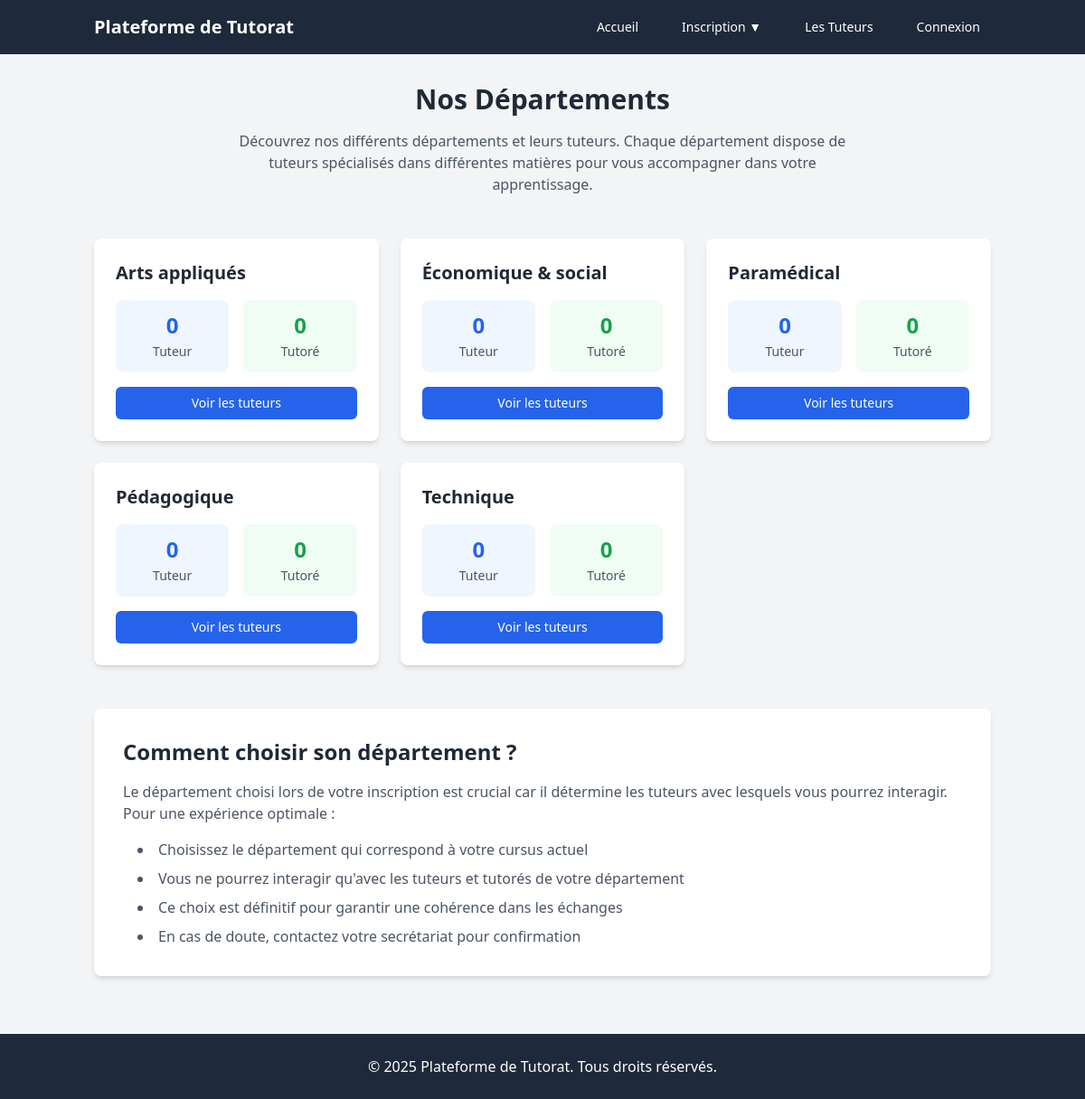
The page /departments.php on the database as committed earlier.
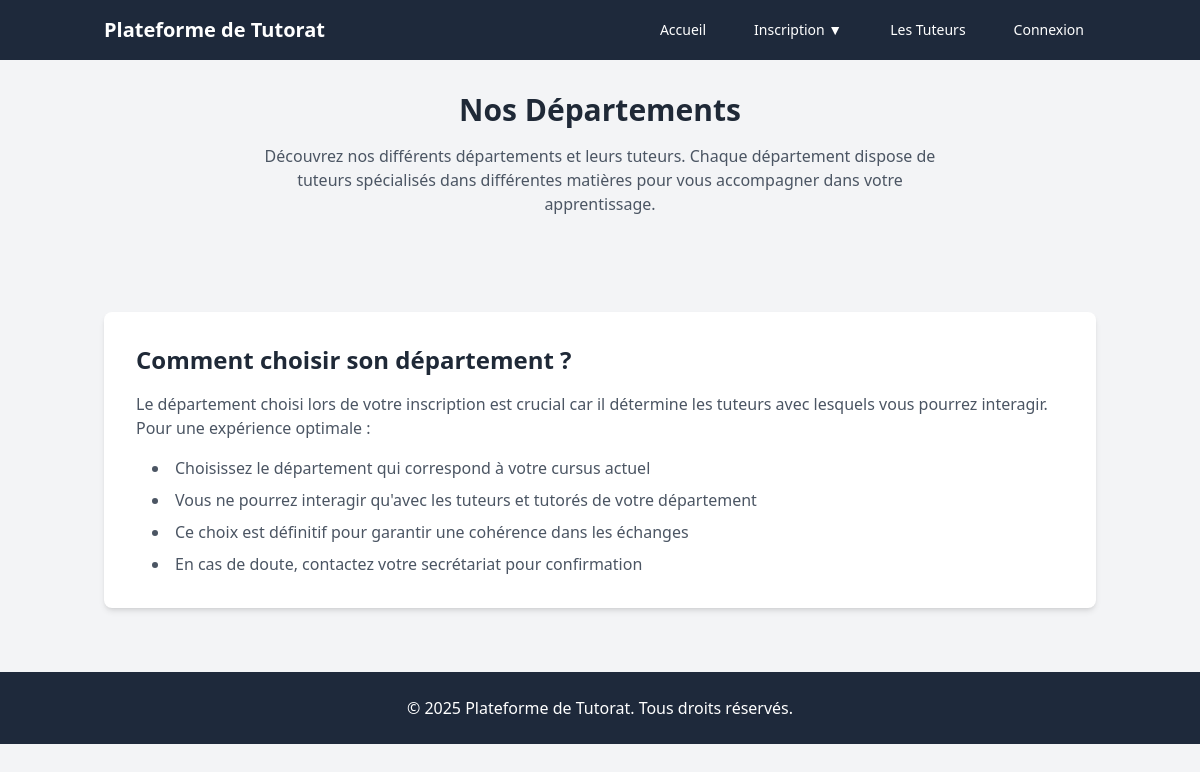
The same page on the database as committed later.
### tables this page shows
CREATE TABLE `departments` (
  `id` int(11) NOT NULL,
  `name` varchar(50) NOT NULL
);

### departments.php (the view, shortened to what this page needs)
<?php
$db = Database::getInstance()->getConnection();
$query = "
    SELECT
        d.id,
        d.name,
        COUNT(DISTINCT CASE WHEN u.user_type = 'tutor' THEN u.id END) as tutor_count,
        COUNT(DISTINCT CASE WHEN u.user_type = 'tutee' THEN u.id END) as tutee_count
    FROM departments d
    LEFT JOIN users u ON d.id = u.department_id
    GROUP BY d.id
    ORDER BY d.name
";
$departments = $db->query($query)->fetchAll();
require_once 'includes/header.php';
?>
<main class="container mx-auto px-4 py-8">
    <div class="text-center mb-12">
        <h1 class="text-3xl font-bold text-gray-800 mb-4">Nos Départements</h1>
        <p class="text-gray-600 max-w-2xl mx-auto">
            Découvrez nos différents départements et leurs tuteurs. Chaque département dispose de tuteurs spécialisés
            dans différentes matières pour vous accompagner dans votre apprentissage.
        </p>
    </div>
    <div class="grid md:grid-cols-2 lg:grid-cols-3 gap-6">
        <?php foreach ($departments as $dept): ?>
            <div class="bg-white rounded-lg shadow-md overflow-hidden hover:shadow-lg transition-shadow">
                <div class="p-6">
                    <h2 class="text-xl font-bold text-gray-800 mb-4">
                        <?php echo htmlspecialchars($dept['name']); ?>
                    </h2>
                    <div class="flex space-x-4 mb-4">
                        <div class="flex-1 text-center bg-blue-50 rounded-lg p-3">
                            <span class="block text-2xl font-bold text-blue-600">
                                <?php echo $dept['tutor_count']; ?>
                            </span>
                            <span class="text-sm text-gray-600">Tuteur<?php echo $dept['tutor_count'] > 1 ? 's' : ''; ?></span>
                        </div>
                        <div class="flex-1 text-center bg-green-50 rounded-lg p-3">
                            <span class="block text-2xl font-bold text-green-600">
                                <?php echo $dept['tutee_count']; ?>
                            </span>
                            <span class="text-sm text-gray-600">Tutoré<?php echo $dept['tutee_count'] > 1 ? 's' : ''; ?></span>
                        </div>
                    </div>
                    <div class="mt-4">
                        <a href="all-tutors.php?department=<?php echo $dept['id']; ?>"
                           class="inline-block bg-blue-600 text-white px-4 py-2 rounded-md hover:bg-blue-700 transition-colors text-sm w-full text-center">
                            Voir les tuteurs
                        </a>
                    </div>
                </div>
            </div>
        <?php endforeach; ?>
    </div>
    <div class="mt-12 bg-white rounded-lg shadow-md p-8">
        <h2 class="text-2xl font-bold text-gray-800 mb-4">Comment choisir son département ?</h2>
        <div class="text-gray-600 space-y-4">
            <p>
                Le département choisi lors de votre inscription est crucial car il détermine les tuteurs avec lesquels
                vous pourrez interagir. Pour une expérience optimale :
            </p>
            <ul class="list-disc list-inside space-y-2 ml-4">
                <li>Choisissez le département qui correspond à votre cursus actuel</li>
                <li>Vous ne pourrez interagir qu'avec les tuteurs et tutorés de votre département</li>
                <li>Ce choix est définitif pour garantir une cohérence dans les échanges</li>
                <li>En cas de doute, contactez votre secrétariat pour confirmation</li>
            </ul>
        </div>
    </div>
</main>
<?php require_once 'includes/footer.php'; ?>

Rows that differ between the two databases and show on the page:
removed departments: name "Arts appliqués", tutor_count "0", tutee_count "0"
removed departments: name "Économique & social", tutor_count "0", tutee_count "0"
removed departments: name "Paramédical", tutor_count "0", tutee_count "0"
removed departments: name "Pédagogique", tutor_count "0", tutee_count "0"
removed departments: name "Technique", tutor_count "0", tutee_count "0"
